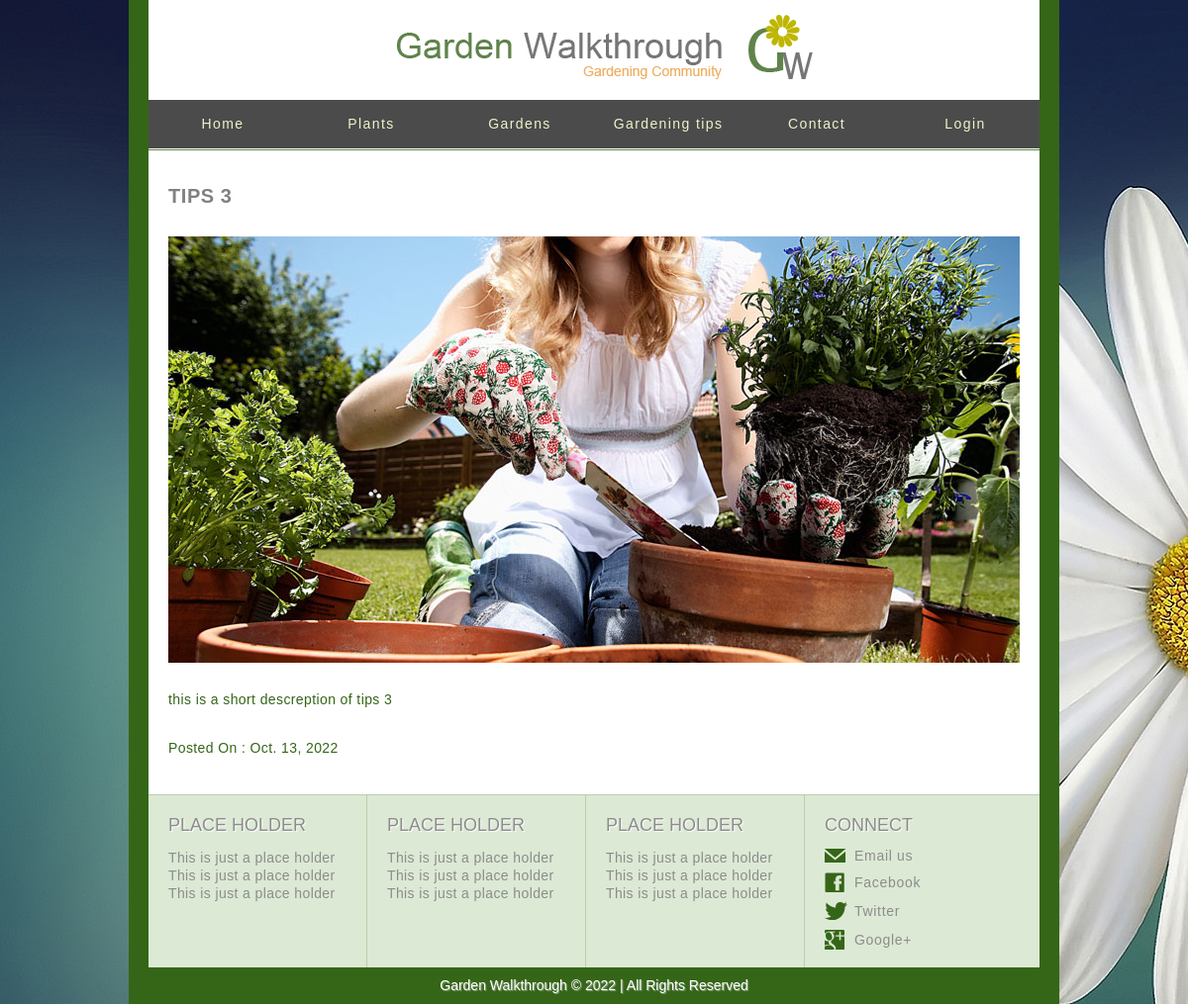
/garden_tips/3, run on an earlier commit of the app's database.
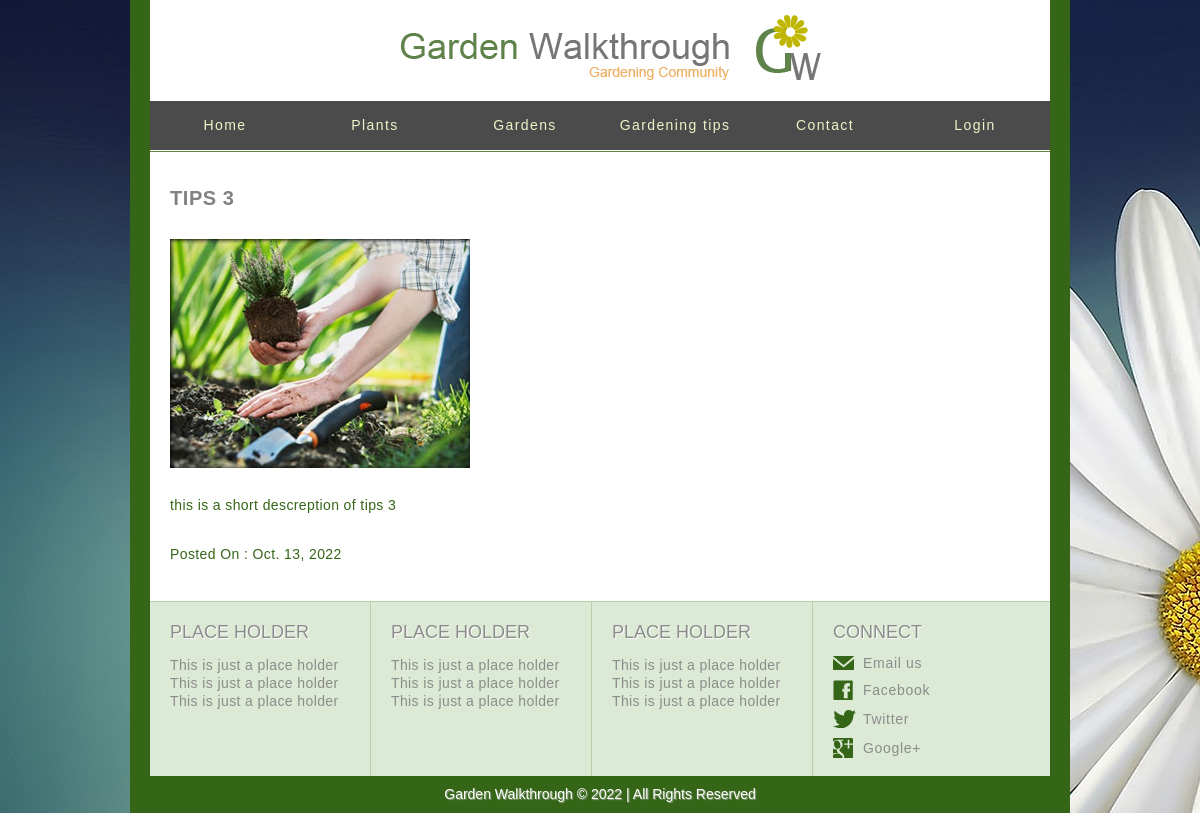
And on a later commit of the database.
### plants/models.py (models this page shows, shortened)
class Garden_tips(models.Model):
    title=models.CharField(max_length=30)
    image=models.ImageField()
    descreption=models.TextField()
    tips_date=models.DateField(dt.datetime.now())

### plants/views.py (the view)
# urls.py: path('garden_tips/<int:pk>', views.Garden_tips_DetailView.as_view(),name='garden_tip'),
class Garden_tips_DetailView(DetailView):
    template_name= 'gardening_tips_detail.html'
    model=Garden_tips
    context_object_name='Garden_tip'

### templates/gardening_tips_detail.html
{% extends 'base.html' %}
{% load static %}
{% block body %}
<body>
		<div id="body">
			<div id="content">
				<h1>{{Garden_tip.title}}</h1>
					<ul class="section">
					<li>
						<img src="{{ Garden_tip.image.url }}" alt="Image" >
					</li>
                    <div>
                        <p>
                            {{Garden_tip.descreption}}
                        </p>
                        <p>
                           Posted On : {{Garden_tip.tips_date}}
                        </p>
                    </div>
				</ul>
			</div>
		</div>
</body>
{% endblock body %}

What changed in the data, as far as the page shows it:
changed Garden_tips "TIPS 3": image: a different picture
